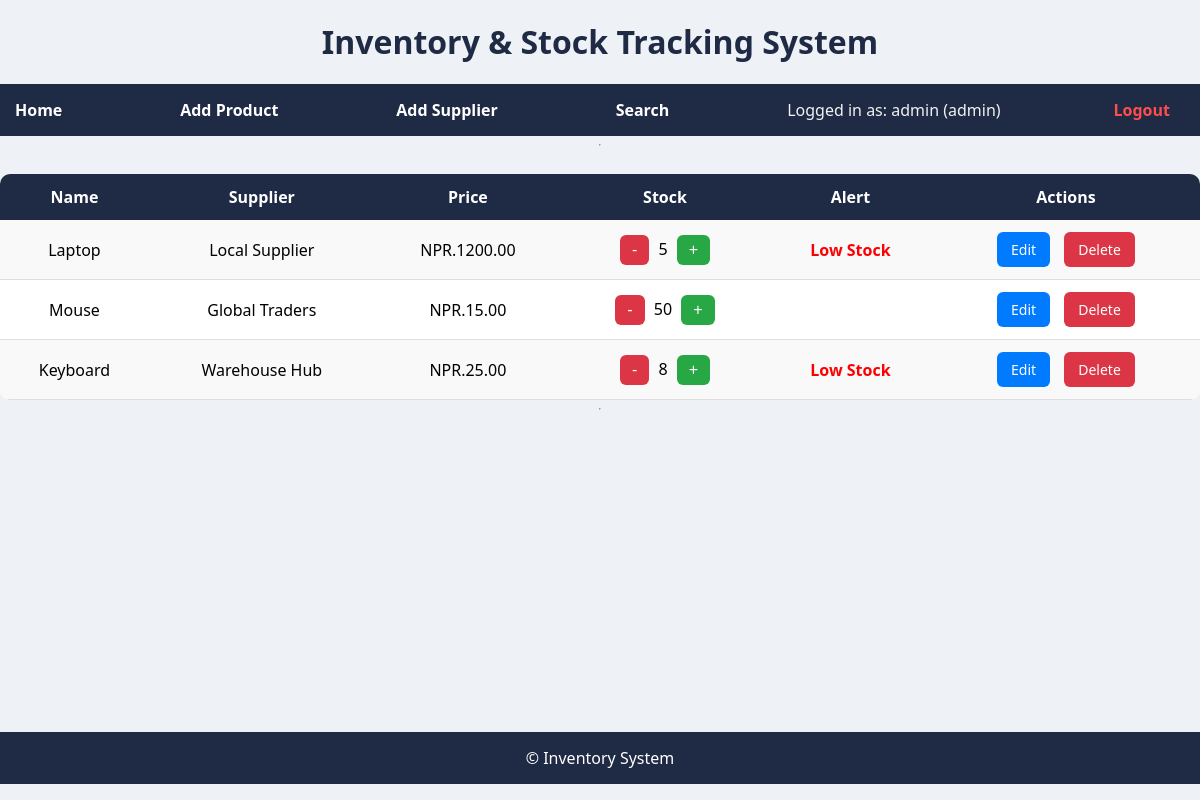
/index.php (signed in), run on the app's committed database.
### tables this page shows
CREATE TABLE products (
    id INT AUTO_INCREMENT PRIMARY KEY,
    product_name VARCHAR(100) NOT NULL,
    supplier_id INT,
    price DECIMAL(10,2),
    stock INT,
    added_by INT,
    FOREIGN KEY (supplier_id) REFERENCES suppliers(id),
    FOREIGN KEY (added_by) REFERENCES users(id)
);

CREATE TABLE suppliers (
    id INT AUTO_INCREMENT PRIMARY KEY,
    name VARCHAR(100) NOT NULL,
    email VARCHAR(100),
    phone VARCHAR(50),
    location VARCHAR(100)
);

### includes/functions.php (called while the page is built)
<?php
function e($data) {
    return htmlspecialchars($data, ENT_QUOTES, 'UTF-8');
}
?>

### public/index.php (the view, shortened to what this page needs)
<?php
include("../config/db.php");
include("../includes/functions.php");
include("../includes/header.php");
$currentUserId = $_SESSION['user_id'];
$currentRole = $_SESSION['role'];
$result = $conn->query("
    SELECT products.*, suppliers.name AS supplier
    FROM products
    LEFT JOIN suppliers ON products.supplier_id = suppliers.id
");
?>
<table>
<tr>
    <th>Name</th>
    <th>Supplier</th>
    <th>Price</th>
    <th>Stock</th>
    <th>Alert</th>
    <th>Actions</th>
</tr>
<?php while($row = $result->fetch_assoc()): ?>
<tr>
    <td><?= e($row['product_name']) ?></td>
    <td><?= e($row['supplier']) ?></td>
    <td>NPR.<?= e($row['price']) ?></td>
    <td>
        <button class="btn-minus" onclick="updateStock(<?= $row['id'] ?>, -1)">-</button>
        <span id="stock-<?= $row['id'] ?>"><?= $row['stock'] ?></span>
        <button class="btn-plus" onclick="updateStock(<?= $row['id'] ?>, 1)">+</button>
    </td>
    <td>
        <?php if($row['stock'] < 10): ?>
            <span class="alert">Low Stock</span>
        <?php endif; ?>
    </td>
    <td>
        <?php if ($currentRole === 'admin' || $row['added_by'] == $currentUserId): ?>
            <a class="btn-edit" href="edit.php?id=<?= $row['id'] ?>">Edit</a>
            <a class="btn-delete" href="delete.php?id=<?= $row['id'] ?>"
               onclick="return confirm('Are you sure you want to delete this product?')">Delete</a>
        <?php else: ?>
            <span class="locked">🔒 Admin Product</span>
        <?php endif; ?>
    </td>
</tr>
<?php endwhile; ?>
</table>
<?php include("../includes/footer.php"); ?>

### includes/header.php (shortened to what this page needs)
<!DOCTYPE html>
<html>
<head>
    <link rel="stylesheet" href="../assets/css/style.css">
</head>
<body>
<h1>Inventory & Stock Tracking System</h1>
<nav class="navbar">
    <a href="index.php">Home</a>
    <a href="add.php">Add Product</a>
    <a href="add_supplier.php">Add Supplier</a>
    <a href="search.php">Search</a>
   <?php if(isset($_SESSION['user'])): ?>
    <span class="user">
        Logged in as: <?= $_SESSION['user'] ?> (<?= $_SESSION['role'] ?>)
    </span>
    <a href="logout.php" class="logout">Logout</a>
<?php endif; ?>
</nav>
<hr>

### includes/footer.php (shortened to what this page needs)
<hr>
<p class="footer">© Inventory System</p>
</body>
</html>

### assets/css/style.css (style rules this page uses)
* { box-sizing: border-box; }
body { margin: 0; font-family: 'Segoe UI', Arial, sans-serif; background: #eef1f6; display: flex; flex-direction: column; min-height: 100vh; }
.navbar { background: #1f2a44; padding: 15px; display: flex; justify-content: space-between; align-items: center; }
.navbar a { color: white; margin-right: 15px; text-decoration: none; font-weight: bold; }
.user { color: #f1f1f1; margin-right: 10px; }
.logout { color: #ff4c4c !important; }
h1 { text-align: center; color: #1f2a44; margin-top: 20px; }
table { width: 100%; background: white; border-collapse: collapse; margin-top: 20px; border-radius: 10px; overflow: hidden; }
th { background: #1f2a44; color: white; padding: 12px; }
td { padding: 12px; border-bottom: 1px solid #ddd; text-align: center; }
tr:nth-child(even) { background: #f9f9f9; }
.alert { color: red; font-weight: bold; }
button { padding: 10px 20px; border: none; background: #1f2a44; color: white; border-radius: 6px; cursor: pointer; }
.btn-plus, .btn-minus { padding: 6px 12px; margin: 0 5px; font-size: 16px; cursor: pointer; border: none; border-radius: 6px; color: white; }
.btn-plus { background-color: #28a745; }
.btn-minus { background-color: #dc3545; }
.btn-edit, .btn-delete { padding: 8px 14px; margin: 0 5px; text-decoration: none; border-radius: 6px; font-size: 14px; color: white; display: inline-block; }
.btn-edit { background-color: #007bff; }
.btn-delete { background-color: #dc3545; }
.footer { text-align: center; padding: 15px; background: #1f2a44; color: white; margin-top: auto; }

### data on the page
products: product_name "Laptop", supplier.name "Local Supplier", price "1200.00", stock "5", shows "Low Stock"
products: product_name "Mouse", supplier.name "Global Traders", price "15.00", stock "50"
products: product_name "Keyboard", supplier.name "Warehouse Hub", price "25.00", stock "8", shows "Low Stock"

### other printed values
$_SESSION['user'] "admin"
$_SESSION['role'] "admin"
